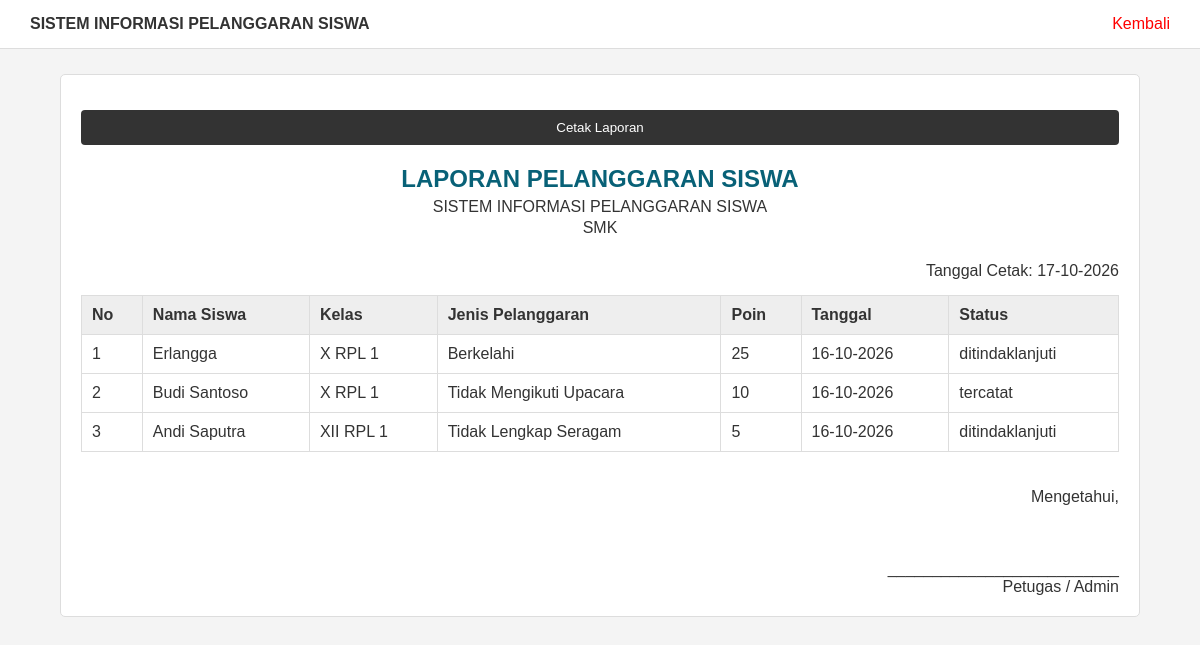
Screenshot of /laporan.php (signed in) with the database file from the repository.
### tables this page shows
CREATE TABLE `pelanggaran` (
  `id` int(11) NOT NULL,
  `siswa_id` int(11) NOT NULL,
  `jenis_id` int(11) NOT NULL,
  `guru_id` int(11) DEFAULT NULL,
  `tanggal` date NOT NULL,
  `keterangan` text DEFAULT NULL,
  `status` varchar(50) DEFAULT 'tercatat'
);

CREATE TABLE `siswa` (
  `id` int(11) NOT NULL,
  `nis` varchar(30) NOT NULL,
  `nisn` varchar(20) DEFAULT NULL,
  `nama` varchar(150) NOT NULL,
  `jenis_kelamin` char(1) DEFAULT NULL,
  `tanggal_lahir` date DEFAULT NULL,
  `alamat` text DEFAULT NULL,
  `no_hp_ortu` varchar(20) DEFAULT NULL,
  `aktif` tinyint(1) DEFAULT 1,
  `status_aktif` tinyint(1) DEFAULT 1,
  `created_at` timestamp NOT NULL DEFAULT current_timestamp(),
  `updated_at` timestamp NOT NULL DEFAULT current_timestamp() ON UPDATE current_timestamp()
);

CREATE TABLE `kelas` (
  `id` int(11) NOT NULL,
  `nama_kelas` varchar(50) NOT NULL,
  `jurusan` varchar(100) DEFAULT NULL,
  `tingkat` varchar(10) DEFAULT NULL,
  `status_aktif` tinyint(1) DEFAULT 1
);

CREATE TABLE `jenis_pelanggaran` (
  `id` int(11) NOT NULL,
  `kategori_id` int(11) DEFAULT NULL,
  `nama` varchar(150) NOT NULL,
  `poin` int(11) DEFAULT 0,
  `keterangan` text DEFAULT NULL,
  `status_aktif` tinyint(1) DEFAULT 1
);

### laporan.php (the view, shortened to what this page needs)
<?php
include "database.php";
$query = mysqli_query($koneksi, "
    SELECT
        pelanggaran.id,
        siswa.nama AS nama_siswa,
        jenis_pelanggaran.nama AS jenis_pelanggaran,
        jenis_pelanggaran.poin,
        pelanggaran.tanggal,
        pelanggaran.status,
        kelas.nama_kelas
    FROM pelanggaran
    JOIN siswa
        ON pelanggaran.siswa_id = siswa.id
    JOIN jenis_pelanggaran
        ON pelanggaran.jenis_id = jenis_pelanggaran.id
    LEFT JOIN penempatan_siswa
        ON siswa.id = penempatan_siswa.siswa_id
    LEFT JOIN kelas
        ON penempatan_siswa.kelas_id = kelas.id
    ORDER BY pelanggaran.tanggal DESC
");
?>
<!DOCTYPE html>
<html>
<head>
    <link rel="stylesheet" href="style.css">
</head>
<body>
<div class="header">
    <b>SISTEM INFORMASI PELANGGARAN SISWA</b>
    <a href="dashboard.php">
        Kembali
    </a>
</div>
<div class="container">
    <div class="box">
        <div class="tombol">
            <button
                onclick="window.print()"
                class="btn"
            >
                Cetak Laporan
            </button>
        </div>
        <div class="judul-laporan">
            <h2>
                LAPORAN PELANGGARAN SISWA
            </h2>
            <p>
                SISTEM INFORMASI PELANGGARAN SISWA
            </p>
            <p>
                SMK
            </p>
        </div>
        <div class="tanggal-cetak">
            Tanggal Cetak:
            <?= date('d-m-Y'); ?>
        </div>
        <table>
            <tr>
                <th>No</th>
                <th>Nama Siswa</th>
                <th>Kelas</th>
                <th>Jenis Pelanggaran</th>
                <th>Poin</th>
                <th>Tanggal</th>
                <th>Status</th>
            </tr>
            <?php
            $no = 1;
            while ($data = mysqli_fetch_assoc($query)) {
            ?>
            <tr>
                <td>
                    <?= $no++; ?>
                </td>
                <td>
                    <?= htmlspecialchars($data['nama_siswa']); ?>
                </td>
                <td>
                    <?= htmlspecialchars($data['nama_kelas'] ?? '-'); ?>
                </td>
                <td>
                    <?= htmlspecialchars($data['jenis_pelanggaran']); ?>
                </td>
                <td>
                    <?= htmlspecialchars($data['poin']); ?>
                </td>
                <td>
                    <?= date(
                        'd-m-Y',
                        strtotime($data['tanggal'])
                    ); ?>
                </td>
                <td>
                    <?= htmlspecialchars($data['status']); ?>
                </td>
            </tr>
            <?php } ?>
        </table>
        <br><br>
        <div style="text-align:right;">
            Mengetahui,
            <br><br><br><br>
            __________________________
            <br>
            Petugas / Admin
        </div>
    </div>
</div>
</body>
</html>

### style.css (style rules this page uses)
* { box-sizing: border-box; }
body { margin: 0; font-family: Arial, sans-serif; background: #f4f4f4; color: #333; }
.btn { width: 100%; padding: 10px; margin-top: 15px; border: none; background: #333; color: white; border-radius: 4px; cursor: pointer; }
.header { background: white; border-bottom: 1px solid #ddd; padding: 15px 30px; }
.header a { float: right; color: red; text-decoration: none; }
.container { width: 90%; max-width: 1100px; margin: 25px auto; }
.box { background: white; border: 1px solid #ddd; border-radius: 5px; padding: 20px; margin-bottom: 20px; }
table { width: 100%; border-collapse: collapse; background: white; }
table th, table td { border: 1px solid #ddd; padding: 10px; text-align: left; }
table th { background: #eee; }

### laporan.php (style rules this page uses)
.judul-laporan { text-align: center; margin-bottom: 25px; }
.judul-laporan h2 { margin-bottom: 5px; color: #086177; }
.judul-laporan p { margin: 3px; }
.tanggal-cetak { text-align: right; margin-bottom: 15px; }
.tombol { margin-bottom: 20px; }

### rows the page displays
pelanggaran: siswa.nama "Erlangga", kelas.nama_kelas "X RPL 1", jenis.nama "Berkelahi", jenis.poin "25", tanggal "16-10-2026", status "ditindaklanjuti"
pelanggaran: siswa.nama "Budi Santoso", kelas.nama_kelas "X RPL 1", jenis.nama "Tidak Mengikuti Upacara", jenis.poin "10", tanggal "16-10-2026", status "tercatat"
pelanggaran: siswa.nama "Andi Saputra", kelas.nama_kelas "XII RPL 1", jenis.nama "Tidak Lengkap Seragam", jenis.poin "5", tanggal "16-10-2026", status "ditindaklanjuti"
